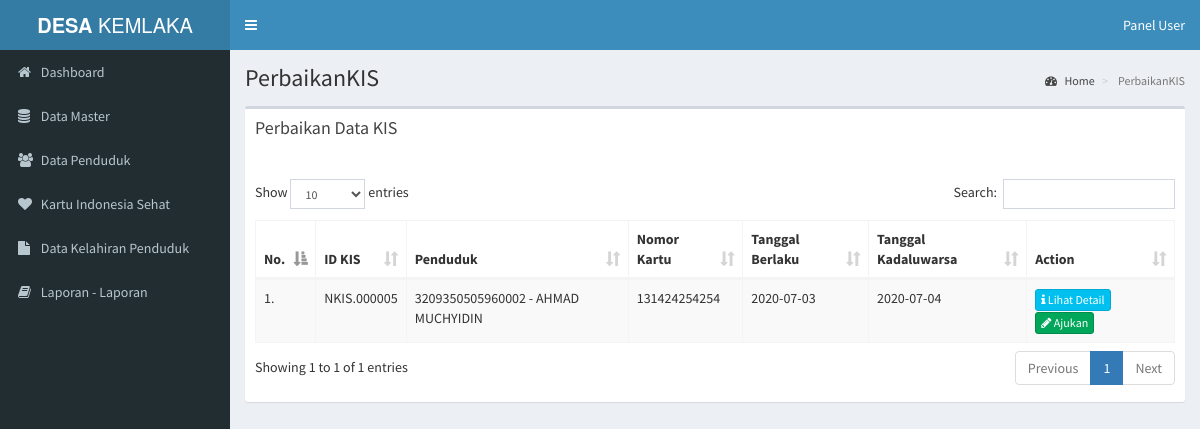
Page /pages/media.php?module=PerbaikanKIS (signed in) on the committed database.
### tables this page shows
CREATE TABLE `kis` (
  `id_kis` varchar(11) NOT NULL,
  `id_penduduk` varchar(11) NOT NULL,
  `nomor_kartu` varchar(20) NOT NULL,
  `tingkat` varchar(15) NOT NULL,
  `tgl_berlaku` date NOT NULL,
  `tgl_kadaluwarsa` date NOT NULL,
  `status_kis` varchar(15) NOT NULL
);

CREATE TABLE `penduduk` (
  `id_penduduk` varchar(11) NOT NULL,
  `nik` varchar(16) NOT NULL,
  `no_kk` varchar(16) DEFAULT NULL,
  `nama` varchar(50) NOT NULL,
  `tgl_lahir` date NOT NULL,
  `tmp_lahir` varchar(30) NOT NULL,
  `jenis_kelamin` varchar(20) NOT NULL,
  `gol_darah` varchar(2) DEFAULT NULL,
  `id_agama` varchar(11) NOT NULL,
  `id_pekerjaan` varchar(11) NOT NULL,
  `id_pendidikan` varchar(11) NOT NULL,
  `id_rt` varchar(11) NOT NULL,
  `status_nikah` varchar(20) NOT NULL,
  `status_tinggal` varchar(20) NOT NULL,
  `status_penduduk` varchar(15) NOT NULL
);

### pages/modul/mod_perbaikankis/perbaikankis.php (the view, shortened to what this page needs)
<?php
 if (empty($_SESSION['username']) AND empty($_SESSION['passuser'])){
  echo "<link href='style.css' rel='stylesheet' type='text/css'>
 <center>Untuk mengakses modul, Anda harus login <br>";
  echo "<a href=../../index.php><b>LOGIN</b></a></center>";
}
else{
switch($_GET[act]){
  default:
echo "
<div class='box'>
<div class='box-header'>
  <h3 class='box-title'>Perbaikan Data KIS</h3> <br> <br>
</div>
<div class='box-body'>
  <table id='example1' class='table table-bordered table-striped'>
    <thead>
    <tr>
      <th>No.</th>
      <th>ID KIS</th>
      <th>Penduduk</th>
      <th>Nomor Kartu</th>
      <th>Tanggal Berlaku</th>
      <th>Tanggal Kadaluwarsa</th>
      <th>Action</th>
    </tr>
    </thead>
    <tbody>";
    $tampil = mysql_query("SELECT * FROM `kis`
                          INNER JOIN `penduduk` ON `kis`.`id_penduduk` = `penduduk`.`id_penduduk`
                          WHERE status_kis='Berlaku' AND tgl_kadaluwarsa<NOW()
                          ORDER BY id_kis DESC");
    $no = 1;
    while($r=mysql_fetch_array($tampil)){
    echo"
    <tr>
      <td width='5%'>$no.</td>
      <td>$r[id_kis]</td>
      <td>$r[nik] - $r[nama]</td>
      <td>$r[nomor_kartu]</td>
      <td>$r[tgl_berlaku]</td>
      <td>$r[tgl_kadaluwarsa]</td>
      <td width='16%'>
        <a href='?module=PerbaikanKIS&act=info&id=$r[id_kis]' class='btn btn-info btn-xs'><i class='fa fa-info'></i> Lihat Detail</a>   <a href='?module=PerbaikanKIS&act=edit&id=$r[id_kis]' class='btn btn-success btn-xs'><i class='fa fa-pencil'></i> Ajukan</a>
      </td>
    </tr>";
    $no++;
    }
    echo"
    </tbody>
  </table>
</div>
</div>
";
break;
}
}
?>

### rows in the picture
kis: id_kis "NKIS.000005", id_penduduk.nik "3209350505960002", id_penduduk.nama "AHMAD MUCHYIDIN", nomor_kartu "131424254254", tgl_berlaku "2020-07-03", tgl_kadaluwarsa "2020-07-04"

### other values in the picture
$_GET[module] "PerbaikanKIS"
